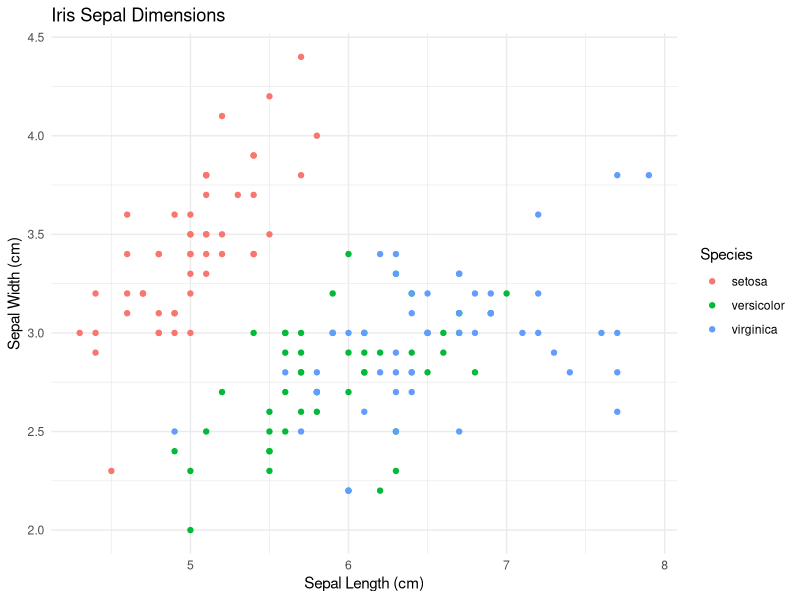

Generate this figure with R: (Note: this script raises an error after producing the figure.)
## ---- chunk 1
#| label: setup
#| include: false

library(ggplot2)
## ---- chunk 2
#| label: scatter-plot

ggplot(iris, aes(x = Sepal.Length, y = Sepal.Width, color = Species)) +
  geom_point() +
  labs(title = "Iris Sepal Dimensions",
       x = "Sepal Length (cm)",
       y = "Sepal Width (cm)") +
  theme_minimal()
## ---- chunk 3
#| label: box-plot

ggplot(iris, aes(x = Species, y = Petal.Length, fill = Species)) +
  geom_boxplot() +
  labs(title = "Petal Length by Species",
       x = "Species",
       y = "Petal Length cm") +
  theme_minimal() +
  scale_fill_manual(values = c("red", "blue"))
## ---- chunk 4
#| label: summary

summary(iris$Sepal.Length)
mean(iris$Petal.Width)
sd(iris$Petal.Lenght)
median(iris$Sepal.Widht)
